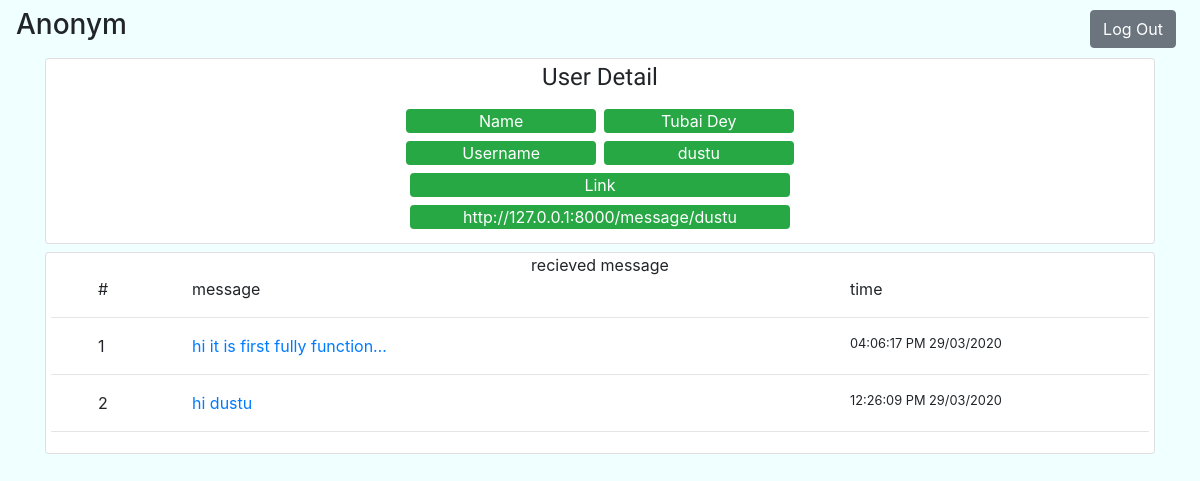
The app's page /user/ (signed in), older data.
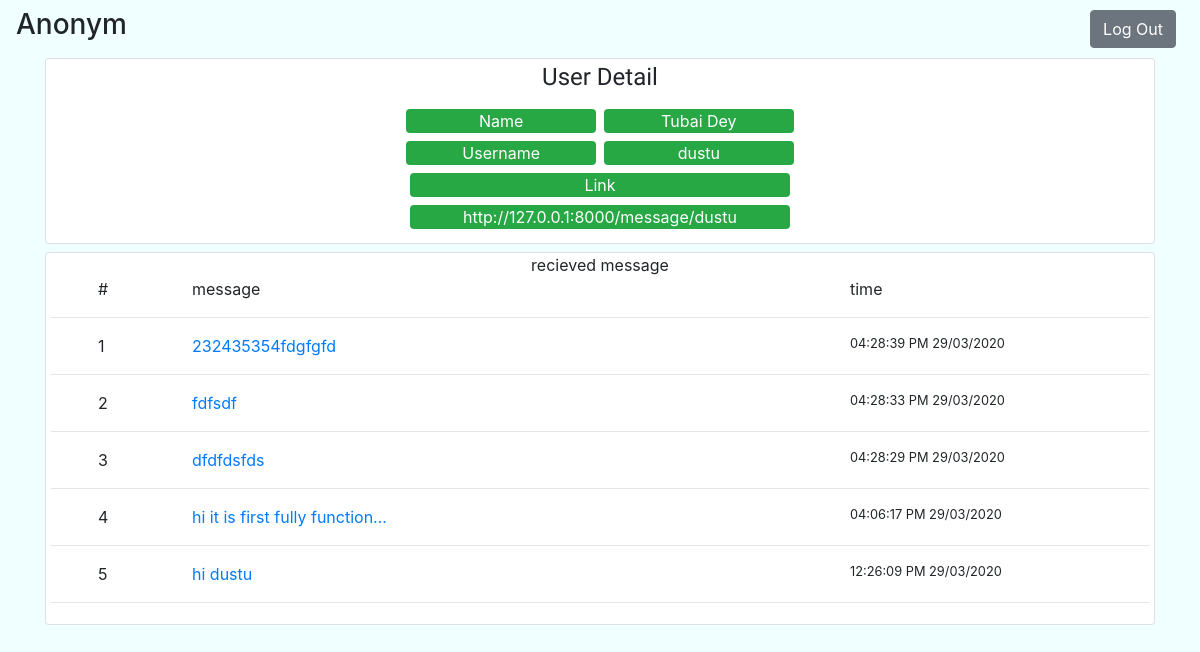
The same page, newer data.
### message/models.py (models this page shows)
class RecievedMessage(models.Model):
    reciever = models.ForeignKey(User, on_delete=models.CASCADE)
    message = models.TextField()
    dateOfPost = models.DateTimeField(default=timezone.now)

### userhome/views.py (the view)
# urls.py: path('user/', include('userhome.urls')),
@login_required(login_url='../')
def userhome(request):
    msgs = RecievedMessage.objects.filter(reciever__id=request.user.id).order_by('-dateOfPost')
    context = {
        'msgs': msgs,
        'username': request.user.username,
        'fname': request.user.first_name,
        'lname': request.user.last_name,
    }
    return render(request, 'userhome/page.html', context)

### userhome/templates/userhome/page.html (shortened to what this page needs)
{% load static %}
<html lang="en">
<head>
    <link rel="stylesheet" href="https://stackpath.bootstrapcdn.com/bootstrap/4.4.1/css/bootstrap.min.css"
>
    <link rel="stylesheet" href="{% static 'css/user_page_style.css' %}">
</head>
<body>
    <nav class="navbar navbar-expand-lg navbar-light">
        <h3>Anonym</h3>
        <div class="collapse navbar-collapse justify-content-end" id="navbarNav">
            <ul class="navbar-nav">
                <li class="nav-item px-2">
                    <a class="btn btn-secondary" href="#" onclick="logout()" data-toggle="tooltip" data-placement="left"
                        title="Logout">
                        Log Out
                    </a>
                </li>
            </ul>
        </div>
    </nav>
    <div class="container">
        <div class="card">
            <div class="card-text text-center title">
                User Detail
            </div>
            <div class="userinfo">
                <div class="row justify-content-center">
                    <div class="col-5 col-sm-4 col-md-3 col-lg-2 text-center  text-white bg-success rounded m-1">Name
                    </div>
                    <div class="col-5 col-sm-4 col-md-3 col-lg-2 text-center  text-white bg-success rounded m-1">
                        {{fname|capfirst}} {{lname|capfirst}}</div>
                </div>
                <div class="row justify-content-center">
                    <div class="col-5 col-sm-4 col-md-3 col-lg-2 text-center text-white bg-success rounded m-1">Username
                    </div>
                    <div class="col-5 col-sm-4 col-md-3 col-lg-2 text-center text-white bg-success rounded m-1">
                        {{username}}
                    </div>
                </div>
                <div class="row justify-content-center">
                    <div class="col-10 col-sm-8 col-md-6 col-lg-4 text-center text-white bg-success rounded my-1">Link
                    </div>
                </div>
                <div class="row justify-content-center"">
                    <div class=" col-10 col-sm-8 col-md-6 col-lg-4 text-center text-white bg-success rounded my-1">
                    http://127.0.0.1:8000/message/{{username}}
                </div>
            </div>
        </div>
    </div>
    </div>
    <div class="container mt-2">
        <div class="card">
            <div class="card-text text-center">
                recieved message
            </div>
            <div class="msgs">
                <div class="row justify-content-center">
                    <div class="col-1">#</div>
                    <div class="col-7">message</div>
                    <div class="col-3">time</div>
                </div>
                <hr>
                {% for msg in msgs %}
                <div class="row justify-content-center">
                    <div class="col-1">{{forloop.counter}}</div>
                    <div class="col-7">
                        <a href="#" data-toggle="collapse" data-target="#msg-{{msg.id}}">{{msg.message|truncatechars:30}}</a>
                    </div>
                    <div class="col-3 small">{{msg.dateOfPost|date:"h:i:s A d/m/Y"}}</div>
                </div>
                <hr>
                {% empty %}
                nothing to show
                {% endfor %}
            </div>
        </div>
    </div>
</body>
</html>

Row changes from the older to the newer data that the page shows:
added RecievedMessage: message "232435354fdgfgfd", dateOfPost "04:28:39 PM 29/03/2020"
added RecievedMessage: message "fdfsdf", dateOfPost "04:28:33 PM 29/03/2020"
added RecievedMessage: message "dfdfdsfds", dateOfPost "04:28:29 PM 29/03/2020"
